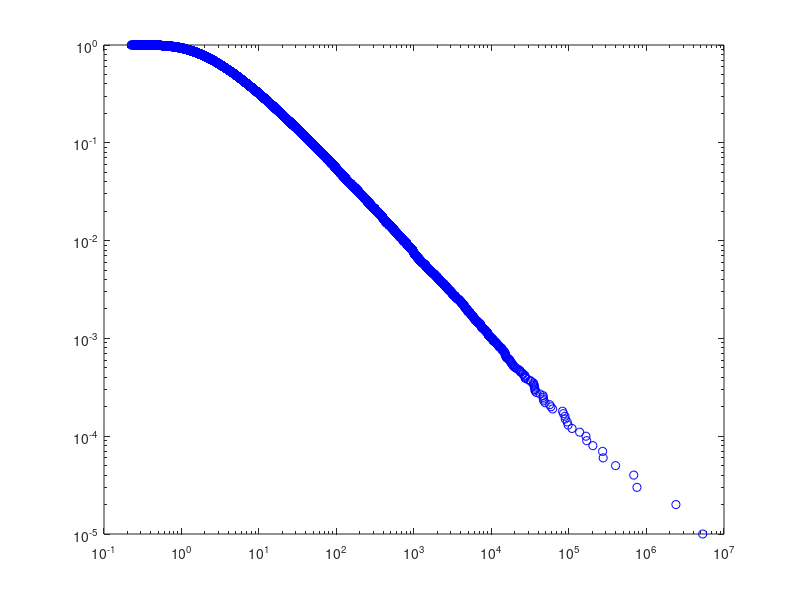
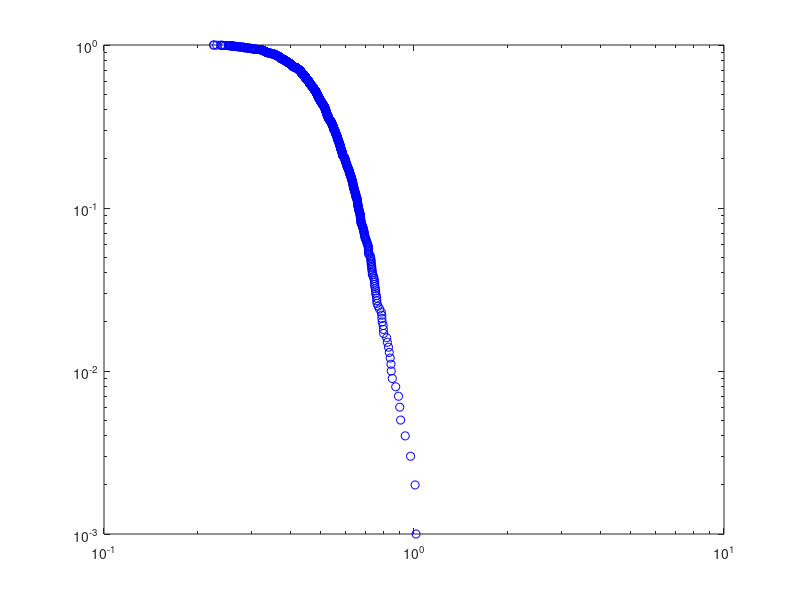

Here is the MATLAB script that generated these plots, in order:
% Th = [];
% for i=1:10000
% tr = round(gamrnd(1,1));
% th = [];
% for t=1:tr
% dh = 0.3*rand;
% vh = gamrnd(1,(dh.^2)./(1+(dh.^2)));
% th = [th,dh./vh];
% end
% Th = [Th,cumsum(th)];
% end
% 
% 
% 
% for i=1:10000
% tr = round(gamrnd(1,1));
% th = [];
% for t=1:tr
% dh = 3*rand;
% vh = gamrnd(1,(dh.^2)./(1+(dh.^2)));
% th = [th,dh./vh];
% end
% Th = [Th,cumsum(th)];
% end

dt = [];
dtm = [];

for i=1:1000
    lr = 100*rand(1,100);
    lr = sort(lr,'ascend');
    dhr = [diff(lr), 100-lr(end)+lr(1)];
    vr = (dhr.^2)./(1+(dhr.^2));
    cr = gamrnd(1,vr/1,1,100);
    dt = [dt, dhr./cr];
    dtm = [dtm,min(dhr./cr)];
end


figure; loglog(sort(dt,'descend'),[1:length(dt)]/length(dt),'b o');
figure; loglog(sort(dtm,'descend'),[1:length(dtm)]/length(dtm),'b o');
